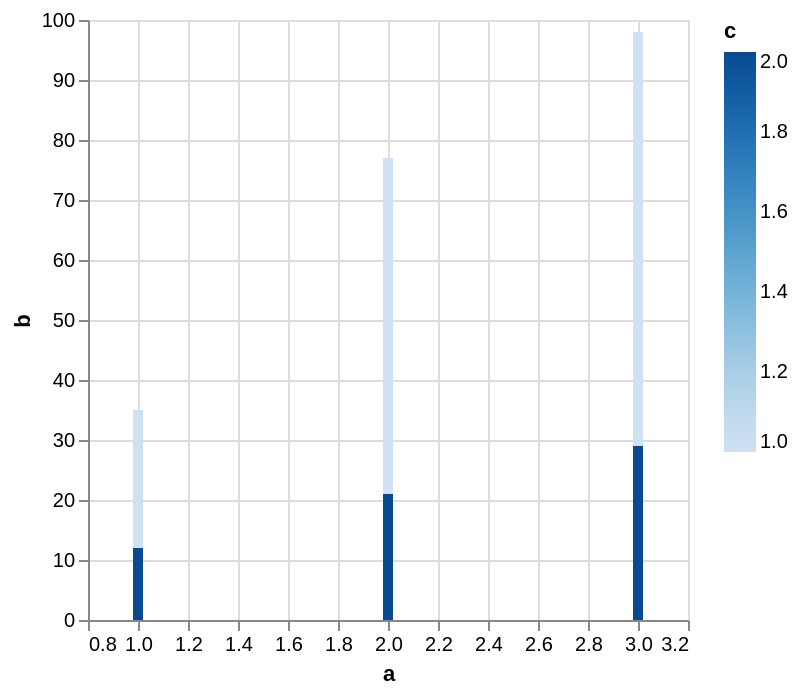

Write a Vega-Lite specification for this figure.
### Vega-Lite specification from a JSON file in a GitHub repository (floating-point values rounded to 4 significant figures)
{"$schema": "https://vega.github.io/schema/vega-lite/v6.json", "description": "Testing invalid", "data": {"values": [{"a": 1, "b": 15, "c": 1}, {"a": 2, "b": 25, "c": 1}, {"a": 3, "b": 20, "c": 1}, {"a": 1, "b": 12, "c": 2}, {"a": 2, "b": 21, "c": 2}, {"a": 3, "b": 29, "c": 2}, {"a": 1, "b": 8, "c": null}, {"a": 2, "b": 31, "c": null}, {"a": 3, "b": 49, "c": null}]}, "config": {"mark": {"invalid": "show", "tooltip": true}}, "mark": "bar", "encoding": {"x": {"field": "a", "type": "quantitative"}, "y": {"field": "b", "type": "quantitative"}, "color": {"field": "c", "type": "quantitative"}}}
